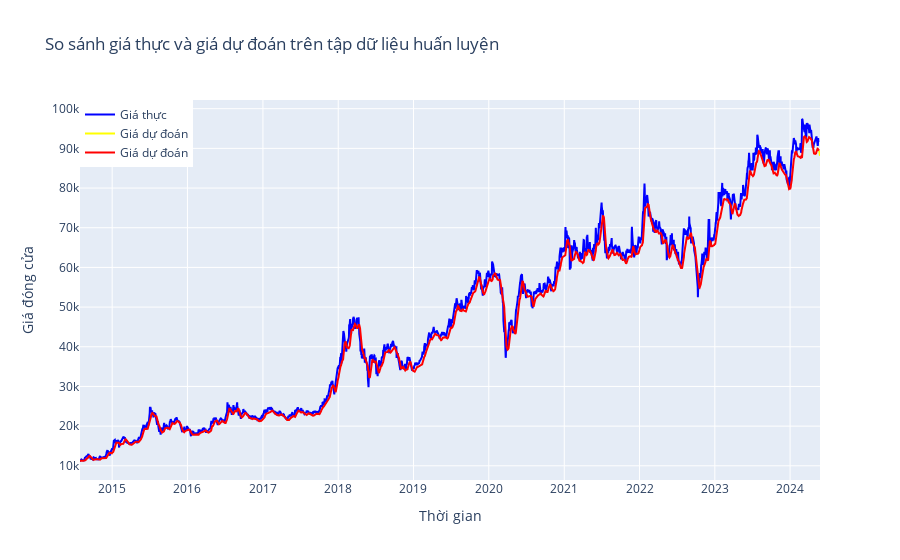

Notebook code cell kept with this figure:
### Code cell
import plotly.graph_objects as go

# Thêm thời gian cho 5 ngày tiếp theo vào danh sách thời gian
all_times = np.append(times, future_times)

# Vẽ biểu đồ so sánh giá thực và giá dự đoán trên tập dữ liệu huấn luyện bằng Plotly
fig = go.Figure()

fig.add_trace(go.Scatter(x=all_times, y=np.append(y_train.flatten(), np.nan * np.ones(5)), mode='lines', name='Giá thực', line=dict(color='blue')))
fig.add_trace(go.Scatter(x=all_times[-5:], y=predicted_future, mode='lines', name='Giá dự đoán', line=dict(color='yellow')))
fig.add_trace(go.Scatter(x=times, y=y_train_predict.flatten(), mode='lines', name='Giá dự đoán', line=dict(color='red')))

fig.update_layout(
    title='So sánh giá thực và giá dự đoán trên tập dữ liệu huấn luyện',
    xaxis_title='Thời gian',
    yaxis_title='Giá đóng cửa',
    legend=dict(x=0, y=1, traceorder='normal')
)

fig.show()

### Figure 1 — Plotly figure (JSON) as saved in the notebook; plotly's stock layout.template omitted (floating-point values rounded to 4 significant figures; data arrays with more than 128 entries replaced by an {"elided": "..."} marker saying what was removed)
{"data": [{"line": {"color": "blue"}, "mode": "lines", "name": "Giá thực", "type": "scatter", "x": {"elided": "2454 str values"}, "y": {"elided": "2454 float values"}}, {"line": {"color": "yellow"}, "mode": "lines", "name": "Giá dự đoán", "type": "scatter", "x": ["2024-05-21T00:00:00", "2024-05-22T00:00:00", "2024-05-23T00:00:00", "2024-05-24T00:00:00", "2024-05-25T00:00:00"], "y": [89430.0, 89220.0, 88910.0, 88530.0, 88110.0]}, {"line": {"color": "red"}, "mode": "lines", "name": "Giá dự đoán", "type": "scatter", "x": {"elided": "2449 str values"}, "y": {"elided": "2449 float values"}}], "layout": {"legend": {"traceorder": "normal", "x": 0, "y": 1}, "title": {"text": "So sánh giá thực và giá dự đoán trên tập dữ liệu huấn luyện"}, "xaxis": {"title": {"text": "Thời gian"}}, "yaxis": {"title": {"text": "Giá đóng cửa"}}}}
